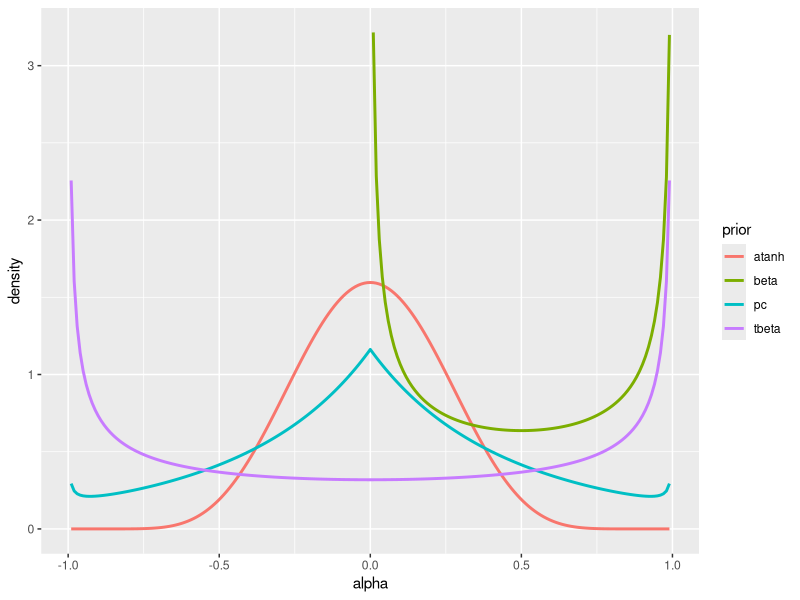

Generate this figure with R:
library(ggplot2)

alpha <- seq(from = -.99, to = .99, len = 201)

normal_tanh <- function(x, mean = 0, sd = 1, log = FALSE) {
  stopifnot(all(abs(x) <= 1))
  theta <- atanh(x)
  
  lp_theta <- dnorm(theta, mean = mean, sd = sd, log = TRUE) - log1p(- x * x)
  
  if (!log) return(exp(lp_theta))
  return(lp_theta)
}

pc_base0 <- function(x, u, alpha_param, log = FALSE) {
  stopifnot(all(abs(x) <= 1))
  theta <- - log(alpha_param) / sqrt(- log1p(- u * u))
  log1mx <- log1p(- x * x)
  lp_tx <- rep(log(theta) - log(2), length(x))
  idx <- x != 0
  if (any(idx)) {
    x_sub <- x[idx]
    log1mx_sub <- log1mx[idx] 
    lp_tx[idx] <- 
      log(theta) - log(2) -
      theta * sqrt(-log1mx_sub) + 
      log(abs(x_sub)) -
      log1mx_sub - 0.5 * log(-log1mx_sub)
  } 
  if (!log) return(exp(lp_tx))
  return(lp_tx)
}

trans_beta <- function(x, a = 1, b = 1, log = FALSE) {
  theta <- 0.5 * (x + 1)
  lp_theta <- dbeta(theta, shape1 = a, shape2 = b, log = TRUE) - log(2)
  
  if (!log) return(exp(lp_theta))
  return(lp_theta)
}

dt_aux <-
  data.frame(alpha = alpha) |>
  transform(atanh = normal_tanh(alpha, sd = 0.25),
            pc    = pc_base0(alpha, 0.9, 0.05),
            tbeta = trans_beta(alpha, 0.5, 0.5),
            beta  = ifelse(alpha >= 0, dbeta(alpha, 0.5, 0.5), NA_real_)) # FIX: Typo corrected

tidyr::pivot_longer(dt_aux,
                    cols = atanh:beta,
                    names_to = "prior",
                    values_to = "density") |>
  ggplot(data = _,
         aes(x = alpha,
             y = density,
             color = prior)) +
  geom_line(lwd = 1)
